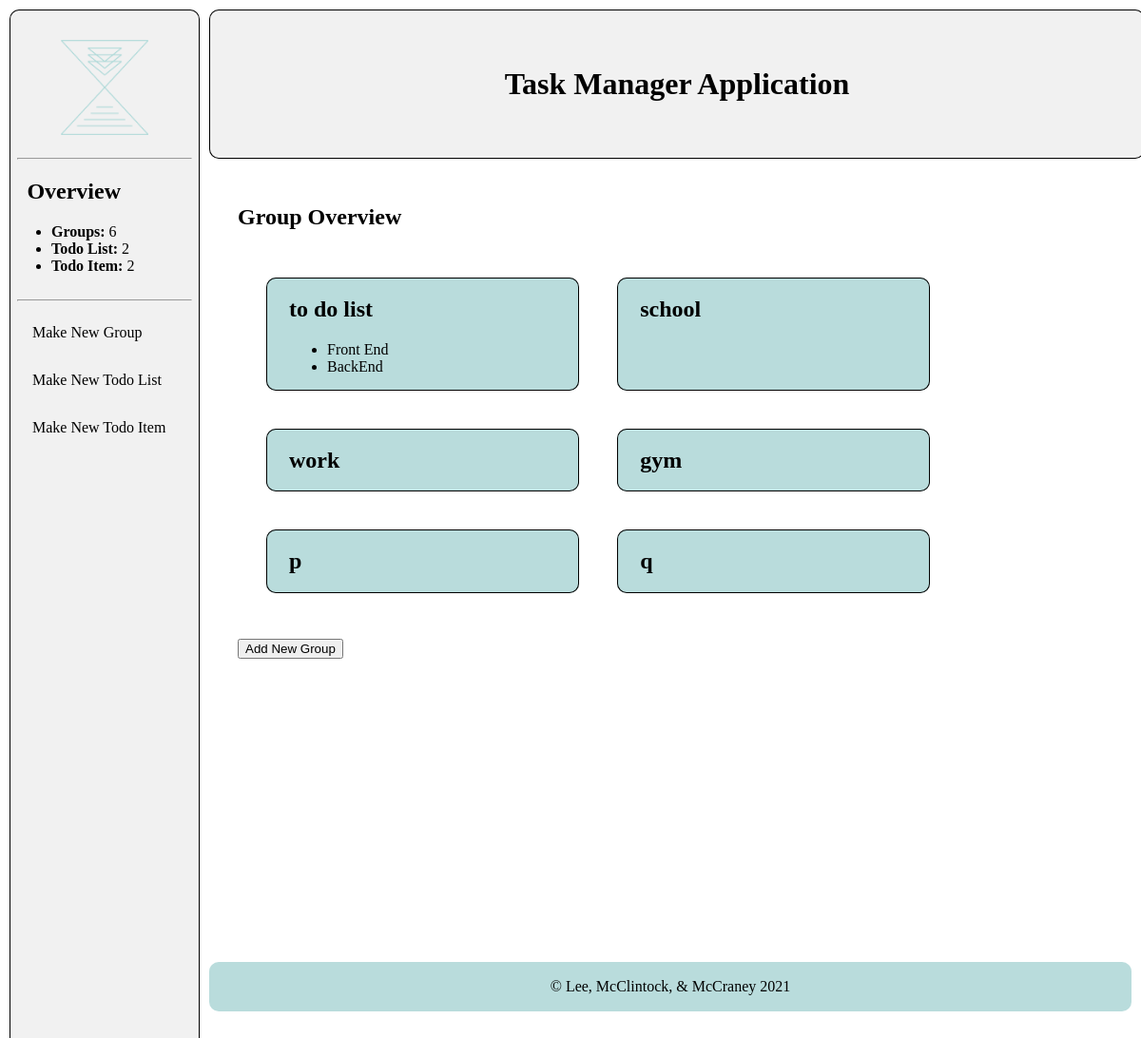
/, run on an earlier commit of the app's database.
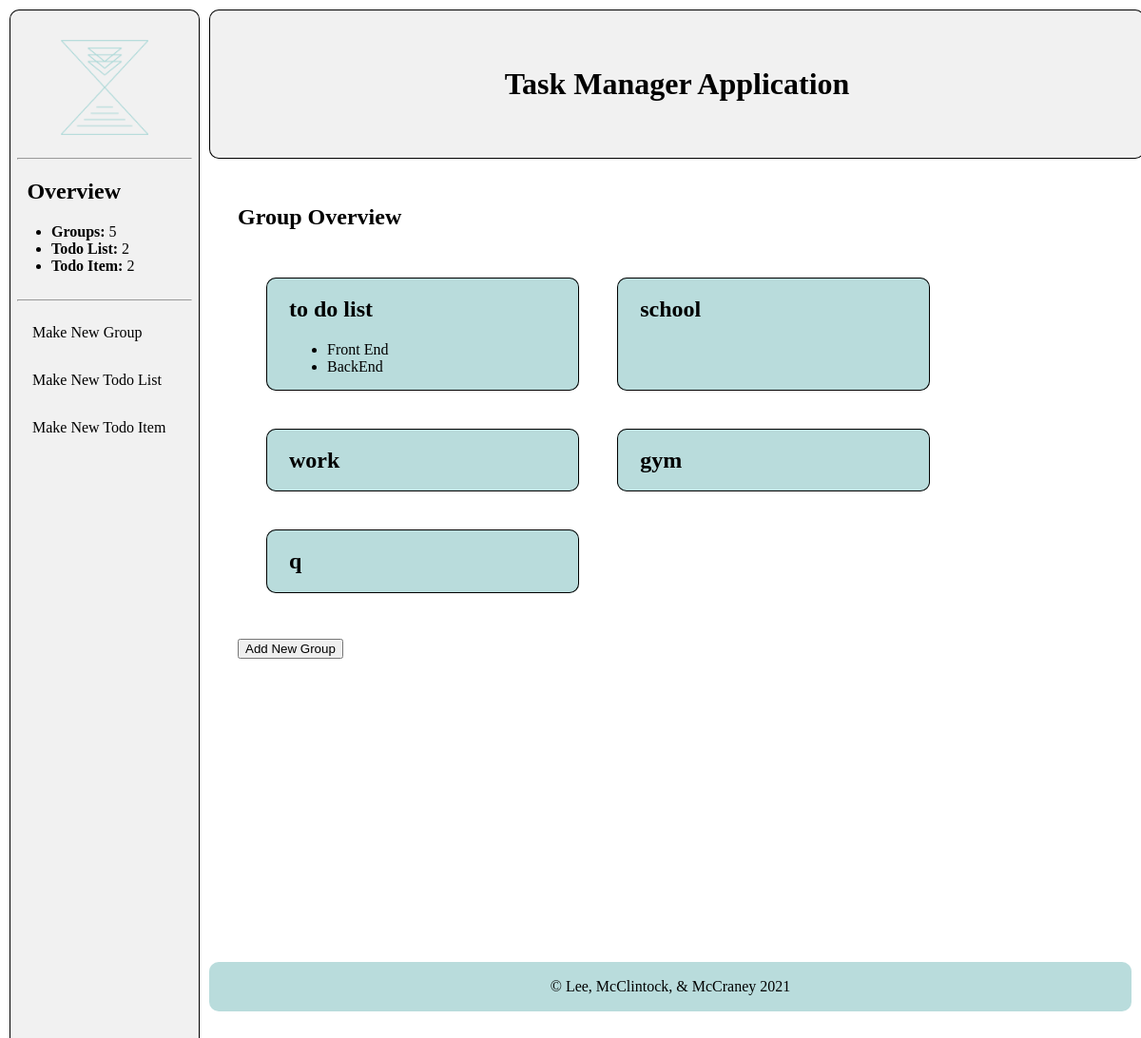
And on a later commit of the database.
### calendarApp/models.py (models this page shows, shortened)
class Group(models.Model):
    name = models.CharField(max_length=200)
    def __str__(self):
        return self.name

class TodoList(models.Model):
    group = models.ForeignKey(Group, on_delete=models.CASCADE)
    name = models.CharField(max_length=200)
    def getGroup(self):
        return str(self.group)

### calendarApp/views.py (the view)
# urls.py: path('', views.index, name='index'),
def index(request):
    groups = Group.objects.all()
    todoLists = TodoList.objects.all()
    todoItems = TodoItem.objects.all()
    context = {
        "groups": groups,
        "todoLists": todoLists,
        "todoItems": todoItems,
    }
    return render(request, "index.html", context=context)

### calendarSite/context_processors.py (called while the page is built)
def count(request):
    return {
        'num_Group': Group.objects.all().count(),
        'num_TodoList': TodoList.objects.all().count(),
        'num_TodoItem': TodoItem.objects.all().count(),
    }

### calendarApp/templates/index.html
{% extends "base_generic.html" %}
{% block content %}
<div class="content">
  <div class="main">
    <h2>Group Overview</h2>
    {% if groups %}
      <div class="indexOverview">
        {% for group in groups %}
          <div class="groups">
            <h2><a href="/{{group.name}}">{{group.name}}</a></h2>
            <ul class="todoList">
            {% for todoList in todoLists %}
              {% if todoList.getGroup == group.name %}
                <li><a href="/{{todoList.group}}/{{todoList.name}}">{{todoList.name}}</a></li>
              {% endif %}
            {% endfor %}
            </ul>
          </div>
        {% endfor %}
      </div>
      <br>
      <button onclick="location.href='/makeNewGroup'">Add New Group</button>
    {% endif %}
  </div>
</div>
{% endblock %}

What changed in the data, as far as the page shows it:
removed Group: name "p"
Also different on the page:
{{ num_Group }}: "6" → "5"
